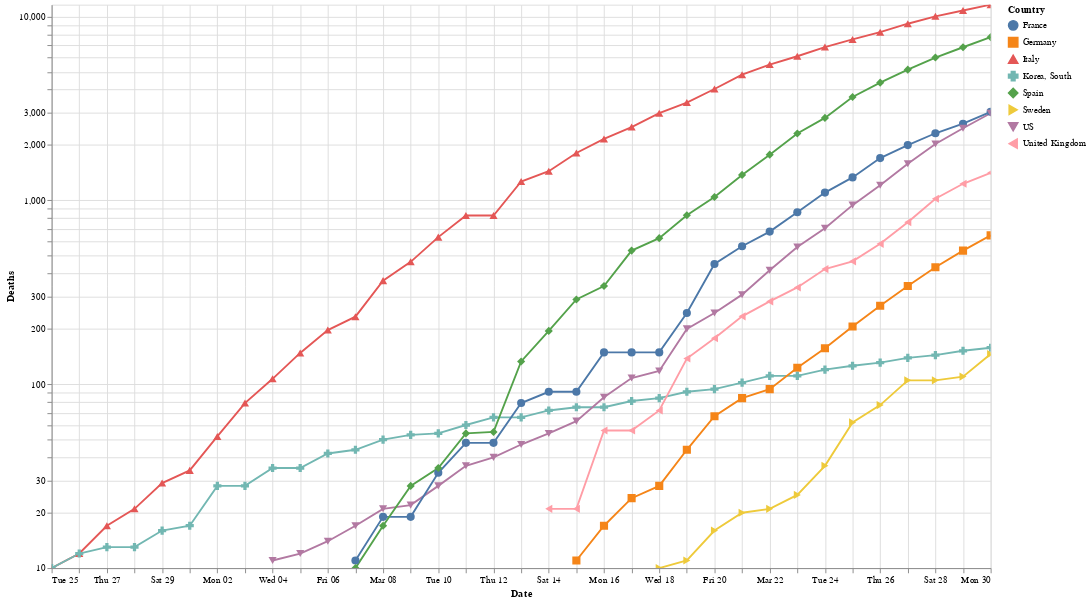

Notebook code cell kept with this figure:
### Markdown cell above
## Plot the Dataset

### Code cell
max_deaths = df["Deaths"].max()
import altair as alt
alt.Chart(df).transform_filter(
    alt.datum.Deaths >= 10  
).mark_line(point=True).encode(
    alt.X("Date:T"),
    alt.Y("Deaths:Q", scale=alt.Scale(type="log", zero=True, domain=[10, max_deaths])),
    color="Country:N",
    shape=alt.Shape("Country"),
    tooltip=["Country", "Deaths", "Date"]
).properties(
    width=1000,
    height=600
).configure_point(
    size=75
).interactive()

### Figure 1 — Vega-Lite specification as saved in the notebook (floating-point values rounded to 4 significant figures; data arrays with more than 128 entries replaced by an {"elided": "..."} marker saying what was removed)
{"config": {"view": {"continuousWidth": 400, "continuousHeight": 300}, "point": {"size": 75}}, "data": {"name": "data-de36abd5bc7fe8832a94be5ba64c5e73"}, "mark": {"type": "line", "point": true}, "encoding": {"color": {"type": "nominal", "field": "Country"}, "shape": {"type": "nominal", "field": "Country"}, "tooltip": [{"type": "nominal", "field": "Country"}, {"type": "quantitative", "field": "Deaths"}, {"type": "temporal", "field": "Date"}], "x": {"type": "temporal", "field": "Date"}, "y": {"type": "quantitative", "field": "Deaths", "scale": {"domain": [10, 11591], "type": "log", "zero": true}}}, "height": 600, "selection": {"selector001": {"type": "interval", "bind": "scales", "encodings": ["x", "y"]}}, "transform": [{"filter": "(datum.Deaths >= 10)"}], "width": 1000, "$schema": "https://vega.github.io/schema/vega-lite/v4.0.2.json", "datasets": {"data-de36abd5bc7fe8832a94be5ba64c5e73": {"elided": "552 records"}}}
